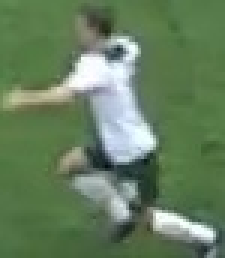
#> input picture output_images/player_1.jpg, 75 x 86 px (shown 3 times larger)
$ jupyter execute color_assignement.ipynb
#> lines starting #> are read from the running program, lines starting #| are printed output that depends on the picture; after the words box and inside, x2 and y2 are one past the last pixel; in counts of white or black regions, pixels touching at a corner belong together
[cell 1]
import cv2
import numpy as np
import matplotlib.pyplot as plt
from sklearn.cluster import KMeans

[cell 2]
image_path = 'output_images/player_1.jpg'
image = cv2.imread(image_path)
#> image is the input picture: shape (86, 75, 3); mean B, G, R 94.5, 126.8, 101.6
image = cv2.cvtColor(image, cv2.COLOR_BGR2RGB)

[cell 3]
plt.imshow(image)

[cell 4]
top_half_image = image[0: int(image.shape[0] / 2), :]
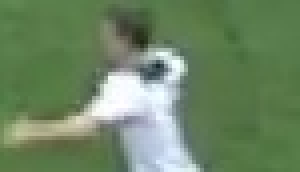
#> top_half_image: shape (43, 75, 3) (shown 4 times larger); mean R, G, B 108.8, 134, 99.6
plt.imshow(top_half_image)

[cell 5]
image2d = top_half_image.reshape((-1, 3))
kmeans = KMeans(n_clusters=2, random_state=0).fit(image2d)
labels = kmeans.labels_
#> labels = 3225 values, max 1 at index 0, min 0 at index 937, mean 0.834
clustered_image = labels.reshape(top_half_image.shape[0], top_half_image.shape[1])
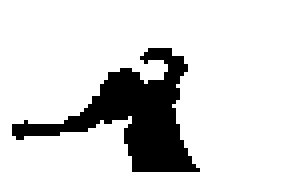
#> clustered_image: shape (43, 75) int32 (shown 4 times larger); values 0 (black) and 1 (white), 83.4% white; 1 black region, box (x1, y1, x2, y2) and area: (3, 12, 50, 43) 536
plt.imshow(clustered_image)

[cell 6]
corner_clusters = [clustered_image[0,0], clustered_image[0, -1], clustered_image[-1, 0], clustered_image[-1, -1]]
#> corner_clusters = [1, 1, 1, 1]
non_player_cluster = max(set(corner_clusters), key=corner_clusters.count)
#> non_player_cluster = 1
print(non_player_cluster)
#| 1

[cell 7]
player_cluster = 1 - non_player_cluster
#> player_cluster = 0
kmeans.cluster_centers_[player_cluster]
#> Out = [198.8, 208.8, 211.3]
